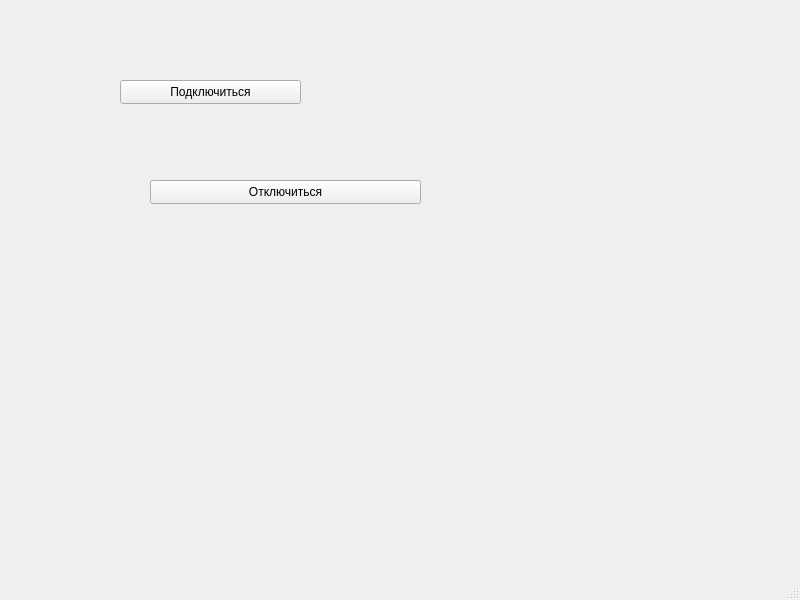
<?xml version="1.0" encoding="UTF-8"?>
<ui version="4.0">
 <class>MainWindow</class>
 <widget class="QMainWindow" name="MainWindow">
  <property name="geometry">
   <rect>
    <x>0</x>
    <y>0</y>
    <width>800</width>
    <height>600</height>
   </rect>
  </property>
  <property name="windowTitle">
   <string>MainWindow</string>
  </property>
  <widget class="QWidget" name="centralwidget">
   <widget class="QPushButton" name="pushButton">
    <property name="geometry">
     <rect>
      <x>120</x>
      <y>80</y>
      <width>181</width>
      <height>24</height>
     </rect>
    </property>
    <property name="text">
     <string>Подключиться</string>
    </property>
   </widget>
   <widget class="QPushButton" name="pushButton_2">
    <property name="geometry">
     <rect>
      <x>150</x>
      <y>180</y>
      <width>271</width>
      <height>24</height>
     </rect>
    </property>
    <property name="text">
     <string>Отключиться</string>
    </property>
   </widget>
  </widget>
  <widget class="QMenuBar" name="menubar">
   <property name="geometry">
    <rect>
     <x>0</x>
     <y>0</y>
     <width>800</width>
     <height>21</height>
    </rect>
   </property>
  </widget>
  <widget class="QStatusBar" name="statusbar"/>
 </widget>
 <resources/>
 <connections/>
</ui>
